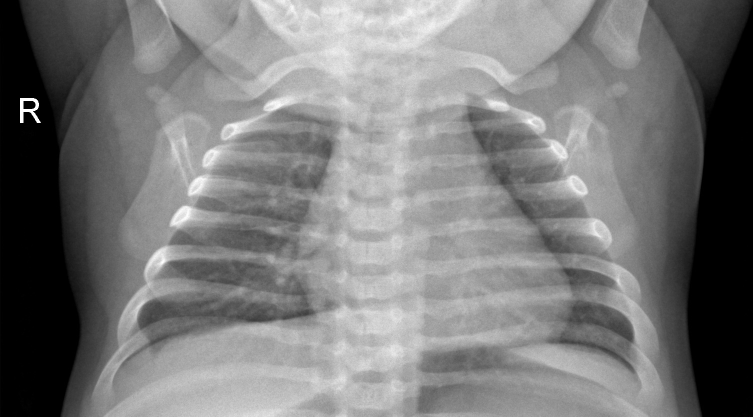
#> input picture Project_Dataset/chest_xray/train/0/IM-0199-0001.jpeg, 1506 x 833 px, found by its file name (shown at 1/2 size); its folder holds only this picture in this run
$ python preprocessing.py
#> lines starting #> are read from the running program, lines starting #| are printed output that depends on the picture
import numpy as np
import cv2
from PIL import Image
import os

# for train test split
from sklearn.model_selection import train_test_split


path_train = "D:/DENNY/Implementable_OR_not/pneumonia_chest_xray/chest_xray/train/"
classes = 2
width = 224
height = 224


def path_to_image(path_train):
    data = []
    labels = []
    for i in range(classes):
        path = path_train + '{0}/'.format(i)
        Class = os.listdir(path)
        for a in Class:
            # reading image
            image = cv2.imread(path+a)
#> image is the input picture: shape (833, 1506, 3); min 0, max 255, mean 121.3
            print(image)
#> (printed output is left out)
            image_from_array = Image.fromarray(image, 'RGB')
            size_image = image_from_array.resize((height, width))
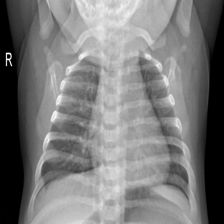
#> size_image: PIL image 224x224 RGB; min 0, max 255, mean 121.3
            data.append(np.array(size_image))
            labels.append(i)
#> pass 2 of the loop in path_to_image, `for i in range(classes):`:
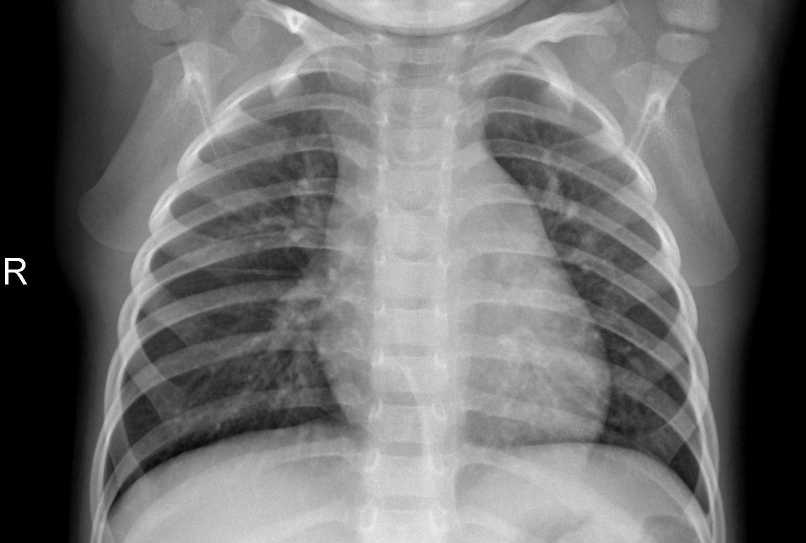
#> input picture Project_Dataset/chest_xray/train/1/person102_virus_189.jpeg, 1612 x 1086 px, found by its file name (shown at 1/2 size)
#> in path_to_image, image is the input picture: shape (1086, 1612, 3); min 0, max 255, mean 110.5
#> (printed output is left out)
#> in path_to_image, `size_image = image_from_array.resize((height, width))`:
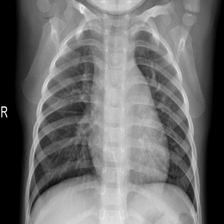
#> size_image: PIL image 224x224 RGB; min 0, max 240, mean 110.5
    return np.array(data), np.array(labels)


images, labels = path_to_image(path_train)
#> labels = [0, 1]
print(labels)
#| [0 1]
# print(images)
print(images.shape)
#| (2, 224, 224, 3)
# print(labels)
print(labels.shape)
#| (2,)

# Data division
# Train-Test split
x_train, x_test, y_train, y_test = train_test_split(
    images, labels, test_size=0.2)
#> y_train = [0]; y_test = [1]

print(x_train.shape)
#| (1, 224, 224, 3)
print(x_test.shape)
#| (1, 224, 224, 3)
print(y_train.shape)
#| (1,)
print(y_test.shape)
#| (1,)
